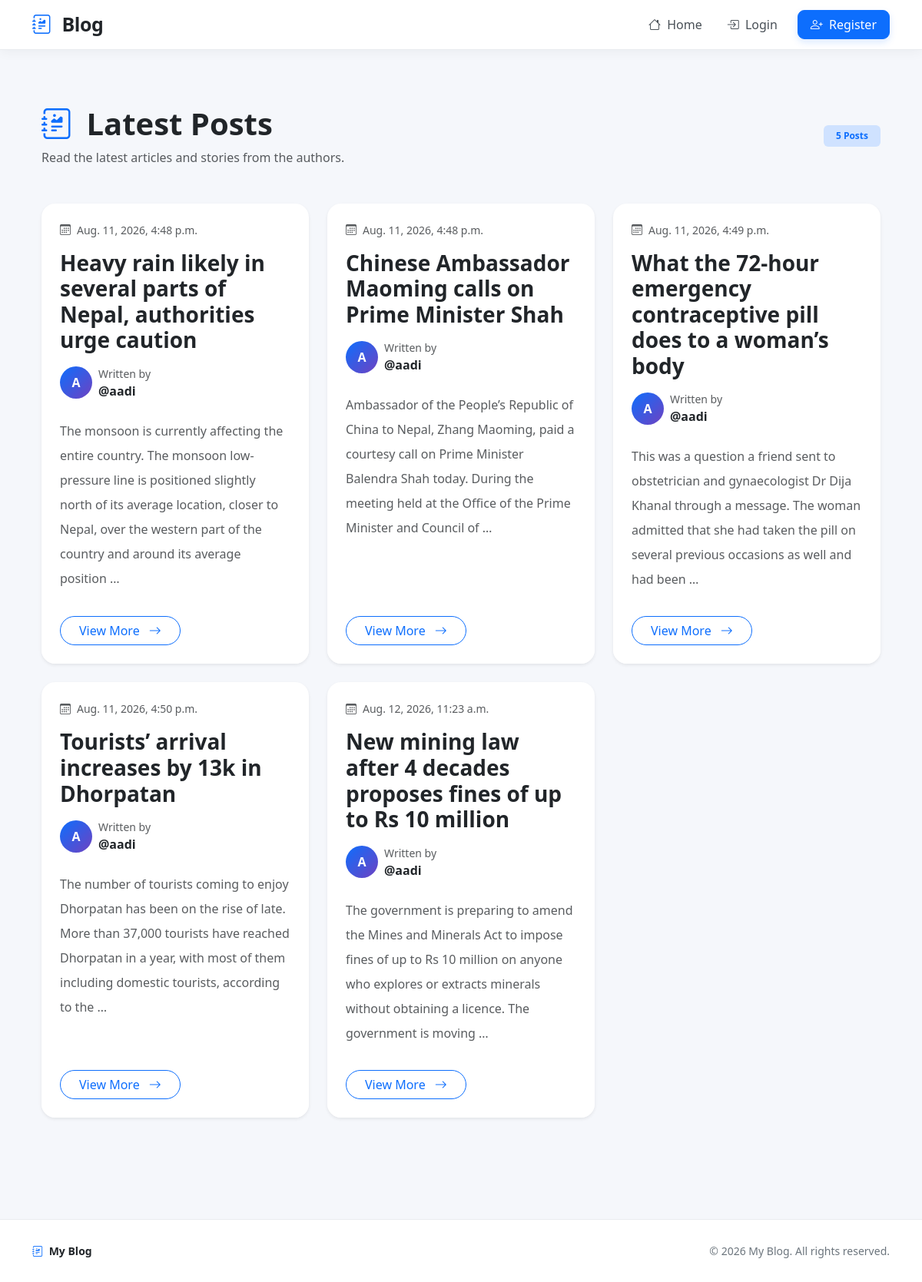
The page / on the database its author committed.
### blog_app/models.py (models this page shows, shortened)
class Post(models.Model):
    title = models.CharField(max_length=256)
    content = models.TextField()
    author = models.ForeignKey("auth.User", on_delete=models.CASCADE)
    created_at = models.DateTimeField(auto_now_add=True)
    updated_at = models.DateTimeField(auto_now=True)
    published_at = models.DateTimeField(null=True, blank=True)

### blog_app/views.py (the view)
# urls.py: path("", views.post_list, name="post-list"),
def post_list(request):
    posts = Post.objects.filter(published_at__isnull=False)
    return render(
        request,
        "post_list.html",
        {"posts": posts},
    )

### templates/post_list.html (shortened to what this page needs)
{% extends "base.html" %}
{% block content %}
<div class="container py-5">
    <div class="d-flex flex-column flex-md-row justify-content-between align-items-md-center mb-5">
        <div>
            <h1 class="fw-bold mb-2">
                <a href="/" class="text-decoration-none text-dark">
                    <i class="bi bi-journal-richtext text-primary me-2"></i>
                    Latest Posts
                </a>
            </h1>
            <p class="text-muted mb-0">
                Read the latest articles and stories from the authors.
            </p>
        </div>
        <span class="badge bg-primary-subtle text-primary px-3 py-2 mt-3 mt-md-0">
            {{ posts|length }} Posts
        </span>
    </div>
    <div class="row g-4">
        {% for post in posts %}
        <div class="col-12 col-md-6 col-lg-4">
            <article class="card h-100 border-0 shadow-sm post-card">
                <div class="card-body p-4">
                    <div class="d-flex align-items-center text-muted small mb-3">
                        <i class="bi bi-calendar3 me-2"></i>
                        {{ post.published_at }}
                    </div>
                    <h3 class="card-title fw-bold mb-3">
                        <a href="{% url 'post-detail' post.pk %}" class="text-decoration-none text-dark post-title">
                            {{ post.title }}
                        </a>
                    </h3>
                    <div class="d-flex align-items-center mb-4">
                        <div class="author-avatar">
                            {{ post.author.username|first|upper }}
                        </div>
                        <div class="ms-2">
                            <small class="text-muted d-block">Written by</small>
                            <span class="fw-semibold">
                                @{{ post.author.username }}
                            </span>
                        </div>
                    </div>
                    <p class="card-text text-muted lh-lg">
                        {{ post.content|truncatewords:35 }}
                    </p>
                </div>
                <div class="card-footer bg-white border-0 px-4 pb-4">
                    <a href="{% url 'post-detail' post.pk %}" class="btn btn-outline-primary rounded-pill px-4">
                        View More
                        <i class="bi bi-arrow-right ms-2"></i>
                    </a>
                </div>
            </article>
        </div>
        {% endfor %}
    </div>
</div>
{% endblock content %}

### templates/base.html (style rules this page uses)
body { background: #f5f7fb; color: #212529; font-family: system-ui, -apple-system, BlinkMacSystemFont, "Segoe UI", sans-serif; }
.btn { border-radius: 9px; font-weight: 500; }

### templates/post_list.html (style rules this page uses)
.post-card { border-radius: 18px; transition: all 0.25s ease; overflow: hidden; }
.post-title { transition: color 0.2s ease; }
.author-avatar { width: 42px; height: 42px; border-radius: 50%; background: linear-gradient(135deg, var(--bs-primary), #6f42c1); color: white; display: flex; align-items: center; justify-content: center; font-weight: 700; font-size: 16px; }

### rows shown on the page
Post: published_at "Aug. 11, 2026, 4:48 p.m.", title "Heavy rain likely in several parts of Nepal, authorities urge caution", author.username|first "A", author.username "aadi", content "The monsoon is currently affecting the entire country. The monsoon low-pressure line is positioned slightly north of its average location, closer to Nepal, over the western part of the country and around its average position …"
Post: published_at "Aug. 11, 2026, 4:48 p.m.", title "Chinese Ambassador Maoming calls on Prime Minister Shah", author.username|first "A", author.username "aadi", content "Ambassador of the People’s Republic of China to Nepal, Zhang Maoming, paid a courtesy call on Prime Minister Balendra Shah today. During the meeting held at the Office of the Prime Minister and Council of …"
Post: published_at "Aug. 11, 2026, 4:49 p.m.", title "What the 72-hour emergency contraceptive pill does to a woman’s body", author.username|first "A", author.username "aadi", content "This was a question a friend sent to obstetrician and gynaecologist Dr Dija Khanal through a message. The woman admitted that she had taken the pill on several previous occasions as well and had been …"
Post: published_at "Aug. 11, 2026, 4:50 p.m.", title "Tourists’ arrival increases by 13k in Dhorpatan", author.username|first "A", author.username "aadi", content "The number of tourists coming to enjoy Dhorpatan has been on the rise of late. More than 37,000 tourists have reached Dhorpatan in a year, with most of them including domestic tourists, according to the …"
Post: published_at "Aug. 12, 2026, 11:23 a.m.", title "New mining law after 4 decades proposes fines of up to Rs 10 million", author.username|first "A", author.username "aadi", content "The government is preparing to amend the Mines and Minerals Act to impose fines of up to Rs 10 million on anyone who explores or extracts minerals without obtaining a licence. The government is moving …"

### other values the page prints
{{ posts|length }} "5"
